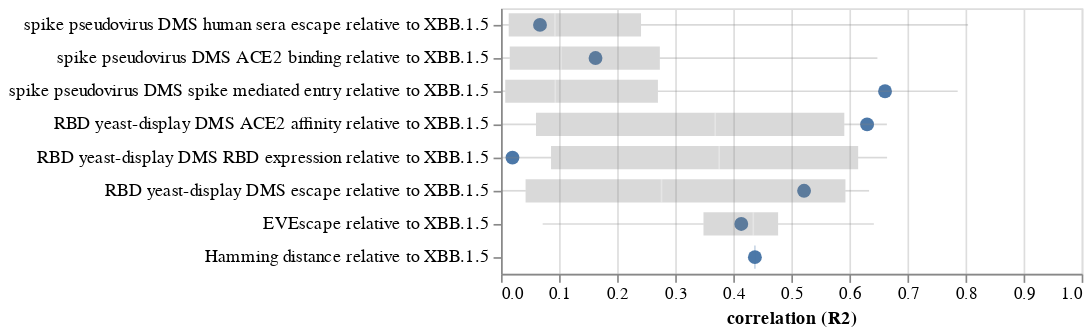

This figure's notebook cell:
### Markdown cell above
Plot these P-values:

### Code cell
selectors = [
    alt.selection_point(
        fields=[col],
        value=corr_df[col][0],
        bind=alt.binding_select(
            name=col,
            options=corr_df[col].unique(),
        ),
    )
    for col in ["growth_type", "growth_metric", "descendant_of"]
]

base_chart = (
    alt.Chart(corr_df)
    .add_params(*selectors)
    .transform_filter(functools.reduce(operator.and_, selectors))
    .encode(
        alt.X("correlation (R2)", scale=alt.Scale(domain=[0, 1])),
        alt.Y(
            "phenotype",
            sort=pheno_cols,
            title=None,
            axis=alt.Axis(labelLimit=500, labelFontSize=11),
        ),
        tooltip=[
            alt.Tooltip("correlation (R2)", format=".2f"), alt.Tooltip("p", format=".2g"), "n",
        ],
    )
    .properties(width=350, height=alt.Step(20))
)

point_chart = (
    base_chart
    .mark_circle(size=70, opacity=1)
)

boxplot_chart = (
    base_chart
    .transform_flatten(["randomized correlations"])
    .transform_calculate(**{"correlation (R2)": alt.datum["randomized correlations"]})
    .mark_boxplot(color="gray", opacity=0.3, extent="min-max")
)

point_chart + boxplot_chart
